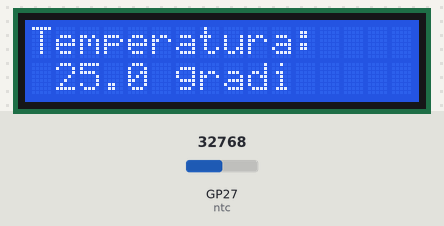
This program was run on a simulated Raspberry Pi Pico running MicroPython. On the bench: 16×2 character LCD. Inputs (shaded band) come from the test bench; at power-on: GP27 (ntc) = 32768 (analog values on the 0–65535 scale). Library files of the repository ran but are not shown: lcd1602.py.

Above: at 1.2 s.
1.3 s: GP27 (ntc) set to 45874
At 3.3 s:
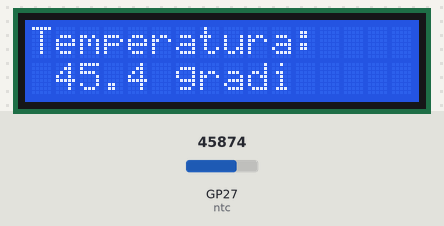
3.6 s: GP27 (ntc) set to 57670
At 5.3 s:
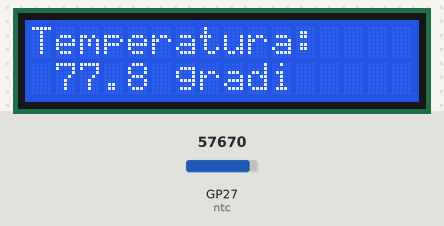
5.6 s: GP27 (ntc) set to 19660
At 6.4 s:
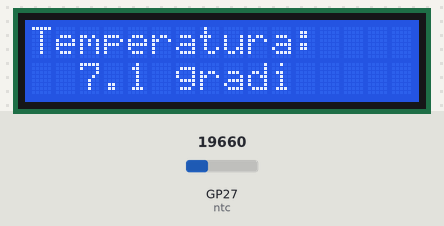
Timing chart, 0 to 8.6 s (numbered marks = the images above; inputs shaded):
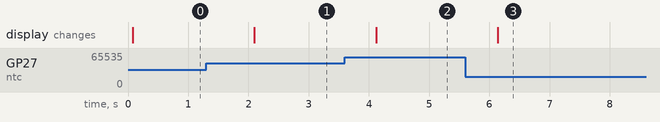

The program:

termometro.py
```python
# 13 - Termometro con display: unisce la guida 10 e la 13

from machine import ADC, Pin
from lcd1602 import LCD1602
import time
import math

ntc = ADC(Pin(27))
lcd = LCD1602(rs=2, e=3, d4=4, d5=5, d6=6, d7=7)

R_FISSA = 10000
R0 = 10000
T0 = 298.15
BETA = 3950

def leggi_temperatura():
    tensione = ntc.read_u16() * 3.3 / 65535
    resistenza = R_FISSA * (3.3 - tensione) / tensione
    inverso_T = 1 / T0 + (1 / BETA) * math.log(resistenza / R0)
    return 1 / inverso_T - 273.15

lcd.pulisci()
lcd.vai_a(0, 0)
lcd.scrivi("Temperatura:")

while True:
    lcd.vai_a(0, 1)
    # Gli spazi in fondo cancellano i caratteri di una scritta piu' lunga
    lcd.scrivi("{:5.1f} gradi   ".format(leggi_temperatura()))
    time.sleep(1)
```

Measured:
- after the input at 1.3 s, the display: changes after 0.80 s (image 1)
- after the input at 3.6 s, the display: changes after 0.52 s (image 2)
- after the input at 5.6 s, the display: changes after 0.54 s (image 3)
